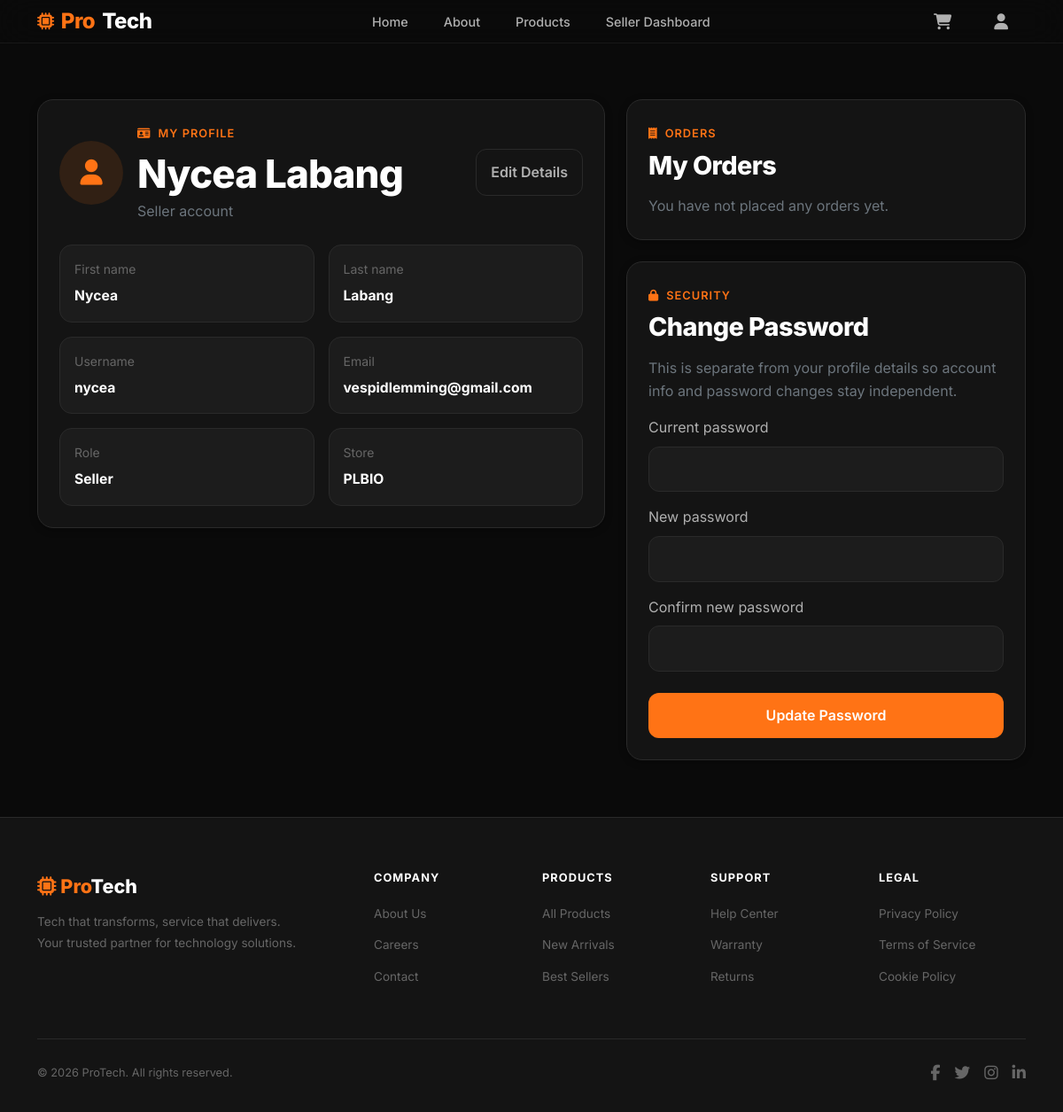
The app's page /my_profile.php (signed in) with its own data.
### tables this page shows
CREATE TABLE `users` (
  `id` int(10) UNSIGNED NOT NULL,
  `first_name` varchar(80) NOT NULL,
  `last_name` varchar(80) NOT NULL,
  `username` varchar(50) NOT NULL,
  `email` varchar(255) NOT NULL,
  `password_hash` varchar(255) NOT NULL,
  `role` varchar(20) NOT NULL DEFAULT 'customer',
  `seller_status` varchar(20) NOT NULL DEFAULT 'not_applicable',
  `store_name` varchar(150) DEFAULT NULL,
  `temp_password` varchar(255) DEFAULT NULL,
  `avatar_path` varchar(255) DEFAULT NULL,
  `is_verified` tinyint(1) NOT NULL DEFAULT 0,
  `created_at` datetime NOT NULL DEFAULT current_timestamp()
);

### app.php (called while the page is built, shortened)
<?php
function app_db(): mysqli
{
    static $conn = null;
    if ($conn instanceof mysqli) {
        return $conn;
    }
    $conn = new mysqli(DB_HOST, DB_USER, DB_PASS, DB_NAME);
    $conn->set_charset('utf8mb4');
    return $conn;
}
function app_current_user(): ?array
{
    return $_SESSION['user'] ?? null;
}
function app_refresh_session_user(int $userId): ?array
{
    $conn = app_db();
    $stmt = $conn->prepare("
        SELECT id, first_name, last_name, username, email, role, seller_status, store_name, avatar_path
        FROM users
        WHERE id = ?
        LIMIT 1
    ");
    $stmt->bind_param('i', $userId);
    $stmt->execute();
    $result = $stmt->get_result();
    return $_SESSION['user'];
}
function app_require_login(): array
{
    $user = app_current_user();
    return app_refresh_session_user((int) $user['id']) ?? $user;
}
function app_sanitize(string $value): string
{
    return htmlspecialchars($value, ENT_QUOTES, 'UTF-8');
}
function app_avatar_url(?array $user): ?string
{
    $path = $user['avatar_path'] ?? null;
    if (!$path) {
        return null;
    }
    return $path;
}
function app_get_orders_for_customer(int $userId): array
{
    $conn = app_db();
    $stmt = $conn->prepare("
        SELECT o.id, o.total_amount, o.status, o.created_at,
               COUNT(oi.id) AS item_count
        FROM orders o
        LEFT JOIN order_items oi ON oi.order_id = o.id
        WHERE o.user_id = ?
        GROUP BY o.id, o.total_amount, o.status, o.created_at
        ORDER BY o.created_at DESC
    ");
    $stmt->bind_param('i', $userId);
    $stmt->execute();
    $result = $stmt->get_result();
    $orders = $result->fetch_all(MYSQLI_ASSOC);
    return $orders;
}

### my_profile.php (the view, shortened to what this page needs)
<?php
require_once __DIR__ . '/app.php';
$user = app_require_login();
$customerOrders = app_get_orders_for_customer((int) $user['id']);
?>
<!DOCTYPE html>
<html lang="en">
<head>
    <?php include __DIR__ . '/header.php'; ?>
</head>
<body>
<?php include __DIR__ . '/navbar.php'; ?>
<section class="profile-shell">
    <div class="container">
        <div class="row g-4">
            <div class="col-lg-7">
                <div class="profile-card">
                    <div class="profile-hero">
                        <div class="d-flex align-items-center gap-3">
                            <div class="profile-avatar" style="<?= $avatarUrl ? 'background: transparent; padding: 0;' : '' ?>">
                                <?php if ($avatarUrl): ?>
                                    <img src="<?= app_sanitize($avatarUrl) ?>" alt="Profile photo" style="width: 100%; height: 100%; border-radius: 50%; object-fit: cover;">
                                <?php else: ?>
                                    <i class="fa-solid fa-user"></i>
                                <?php endif; ?>
                            </div>
                            <div>
                                <div class="section-label mb-2"><i class="fa-solid fa-id-card"></i> My Profile</div>
                                <h1 class="section-title mb-1"><?= app_sanitize($user['firstName'] . ' ' . $user['lastName']) ?></h1>
                                <p class="mb-0 text-secondary"><?= app_sanitize(ucfirst($user['role'])) ?> account</p>
                            </div>
                        </div>
                        <button class="ghost-btn" type="button" id="toggleEditBtn">Edit Details</button>
                    </div>
                    <div class="detail-grid">
                        <div class="detail-item"><small>First name</small><strong><?= app_sanitize($user['firstName']) ?></strong></div>
                        <div class="detail-item"><small>Last name</small><strong><?= app_sanitize($user['lastName']) ?></strong></div>
                        <div class="detail-item"><small>Username</small><strong><?= app_sanitize($user['username']) ?></strong></div>
                        <div class="detail-item"><small>Email</small><strong><?= app_sanitize($user['email']) ?></strong></div>
                        <div class="detail-item"><small>Role</small><strong><?= app_sanitize(ucfirst($user['role'])) ?></strong></div>
                        <?php if (($user['role'] ?? '') === 'seller'): ?>
                            <div class="detail-item"><small>Store</small><strong><?= app_sanitize($user['store_name'] ?: 'Not set') ?></strong></div>
                        <?php endif; ?>
                    </div>
                </div>
            </div>
            <div class="col-lg-5">
                <div class="profile-card mb-4">
                    <div class="section-label mb-2"><i class="fa-solid fa-receipt"></i> Orders</div>
                    <h2 class="section-title" style="font-size: 1.8rem;">My Orders</h2>
                    <?php if (!$customerOrders): ?>
                        <p class="text-secondary mb-0">You have not placed any orders yet.</p>
                    <?php endif; ?>
                </div>
                <div class="profile-card" id="passwordSection">
                    <div class="section-label mb-2"><i class="fa-solid fa-lock"></i> Security</div>
                    <h2 class="section-title" style="font-size: 1.8rem;">Change Password</h2>
                    <p class="text-secondary">This is separate from your profile details so account info and password changes stay independent.</p>
                    <form method="post">
                        <div class="mb-3">
                            <label class="form-label">Current password</label>
                            <input class="form-control" type="password" name="current_password" required>
                        </div>
                        <div class="mb-3">
                            <label class="form-label">New password</label>
                            <input class="form-control" type="password" name="new_password" required>
                        </div>
                        <div class="mb-4">
                            <label class="form-label">Confirm new password</label>
                            <input class="form-control" type="password" name="confirm_password" required>
                        </div>
                        <button class="action-btn w-100" type="submit">Update Password</button>
                    </form>
                </div>
            </div>
        </div>
    </div>
</section>
<?php include __DIR__ . '/footer.php'; ?>
</body>
</html>

### navbar.php (shortened to what this page needs)
<?php
require_once __DIR__ . '/app.php';
$navUser = app_current_user();
$currentPage = basename($_SERVER['PHP_SELF'] ?? '');
$dashboardLabel = 'Dashboard';
$showDashboardLink = false;
$avatarUrl = app_avatar_url($navUser);
if ($navUser && ($navUser['role'] ?? '') === 'seller') {
    $dashboardLabel = 'Seller Dashboard';
    $showDashboardLink = true;
} elseif ($navUser && ($navUser['role'] ?? '') === 'admin') {
    $dashboardLabel = 'Admin Dashboard';
    $showDashboardLink = true;
}
?>
<nav class="navbar navbar-expand-lg pt-navbar" id="mainNavbar">
    <div class="container">
        <a class="navbar-brand" href="index.php">
            <i class="fa-solid fa-microchip" style="font-size: 1.2rem;"></i>
            Pro<span>Tech</span>
        </a>
        <div class="collapse navbar-collapse" id="navbarMain">
            <ul class="navbar-nav mx-auto mb-2 mb-lg-0">
                <li class="nav-item">
                    <a class="nav-link <?= $currentPage === 'index.php' ? 'active' : '' ?>" href="index.php">Home</a>
                </li>
                <li class="nav-item">
                    <a class="nav-link" href="index.php#about">About</a>
                </li>
                <li class="nav-item">
                    <a class="nav-link <?= $currentPage === 'product.php' ? 'active' : '' ?>" href="product.php">Products</a>
                </li>
                <?php if ($navUser && $showDashboardLink): ?>
                    <li class="nav-item">
                        <a class="nav-link <?= $currentPage === 'dashboard.php' ? 'active' : '' ?>" href="dashboard.php"><?= app_sanitize($dashboardLabel) ?></a>
                    </li>
                <?php endif; ?>
            </ul>
            <div class="d-flex align-items-center gap-2">
                <?php if ($navUser): ?>
                    <a href="cart.php" class="nav-link position-relative" title="Cart">
                    </a>
                    <div class="dropdown">
                        <a href="#" class="nav-link" data-bs-toggle="dropdown" aria-expanded="false" title="<?= app_sanitize($navUser['email']) ?>">
                        </a>
                    </div>
                <?php else: ?>
                    <a href="login.php" class="nav-link" title="Login"><i class="fa-solid fa-right-to-bracket fa-lg" style="color: var(--text-secondary);"></i></a>
                    <a href="signup.php" class="nav-cta">Get Started</a>
                <?php endif; ?>
            </div>
        </div>
    </div>
</nav>

### style.css (style rules this page uses)
:root { --primary: #ff7315; --primary-hover: #e66612; --primary-glow: rgba(255, 115, 21, 0.15); --primary-glow-strong: rgba(255, 115, 21, 0.3); --dark-bg: #0a0a0a; --surface: #141414; --surface-light: #1c1c1c; --surface-lighter: #242424; --border: #2a2a2a; --border-light: #333; --text-primary: #ffffff; --text-secondary: #b0b0b0; --text-muted: #666; --success: #10b981; --danger: #ef4444; --warning: #f59e0b; --radius-sm: 8px; --radius-md: 12px; --radius-lg: 16px; --radius-xl: 24px; --shadow-sm: 0 2px 8px rgba(0, 0, 0, 0.3); --shadow-md: 0 8px 24px rgba(0, 0, 0, 0.4); --shadow-lg: 0 16px 48px rgba(0, 0, 0, 0.5); --transition-fast: 0.15s ease; --transition-base: 0.3s ease; --transition-slow: 0.5s ease; }
*, *::before, *::after { box-sizing: border-box; }
html { scroll-behavior: smooth; }
body { margin: 0; padding: 0; font-family: 'Inter', -apple-system, BlinkMacSystemFont, 'Segoe UI', sans-serif; background-color: var(--dark-bg); color: var(--text-secondary); line-height: 1.6; overflow-x: hidden; -webkit-font-smoothing: antialiased; -moz-osx-font-smoothing: grayscale; }
a { transition: color var(--transition-fast); }
.pt-navbar { position: fixed; top: 0; left: 0; right: 0; z-index: 1050; background: rgba(10, 10, 10, 0.8); backdrop-filter: blur(20px); -webkit-backdrop-filter: blur(20px); border-bottom: 1px solid rgba(255, 255, 255, 0.06); padding: 0; transition: background var(--transition-base), box-shadow var(--transition-base); }
.pt-navbar .navbar-brand { font-size: 1.5rem; font-weight: 800; color: var(--primary); letter-spacing: -0.02em; text-decoration: none; display: flex; align-items: center; gap: 0.5rem; }
.pt-navbar .navbar-brand span { color: var(--text-primary); }
.pt-navbar .nav-link { color: var(--text-secondary) !important; font-weight: 500; font-size: 0.9rem; padding: 0.5rem 1.25rem !important; border-radius: var(--radius-sm); position: relative; transition: color var(--transition-fast), background var(--transition-fast); }
.section-label { display: inline-flex; align-items: center; gap: 0.5rem; font-size: 0.8rem; font-weight: 600; color: var(--primary); text-transform: uppercase; letter-spacing: 0.08em; margin-bottom: 0.75rem; }
.section-title { font-size: clamp(1.75rem, 4vw, 2.75rem); font-weight: 800; color: var(--text-primary); letter-spacing: -0.02em; line-height: 1.2; margin-bottom: 1rem; }
.action-btn, .ghost-btn { border-radius: 12px; padding: 0.8rem 1rem; font-weight: 600; transition: all var(--transition-fast); }
.action-btn { background: var(--primary); color: #fff; border: none; }
.ghost-btn { background: transparent; color: var(--text-secondary); border: 1px solid var(--border); }

### my_profile.php (style rules this page uses)
.profile-shell { padding: 7rem 0 4rem; min-height: 100vh; }
.profile-card { background: var(--surface); border: 1px solid var(--border); border-radius: 18px; padding: 1.5rem; box-shadow: var(--shadow-sm); }
.profile-hero { display: flex; align-items: center; justify-content: space-between; gap: 1rem; flex-wrap: wrap; margin-bottom: 1.5rem; }
.profile-avatar { width: 72px; height: 72px; border-radius: 50%; background: rgba(255,115,21,.12); color: var(--primary); display: flex; align-items: center; justify-content: center; font-size: 1.8rem; }
.detail-grid { display: grid; grid-template-columns: repeat(2, minmax(0, 1fr)); gap: 1rem; }
.detail-item { background: var(--surface-light); border: 1px solid var(--border); border-radius: 14px; padding: 1rem; }
.detail-item small { color: var(--text-muted); display: block; margin-bottom: 0.35rem; }
.detail-item strong { color: var(--text-primary); font-size: 0.98rem; }
.form-control { background: var(--surface-light); border: 1px solid var(--border); color: var(--text-primary); border-radius: 12px; padding: 0.8rem 0.95rem; }
.action-btn { background: var(--primary); color: #fff; border: none; border-radius: 12px; padding: 0.8rem 1rem; font-weight: 600; }
.ghost-btn { background: transparent; color: var(--text-secondary); border: 1px solid var(--border); border-radius: 12px; padding: 0.8rem 1rem; font-weight: 600; }

### records on screen
users: role "Seller Dashboard", first_name+last_name "Nycea Labang", role "Seller", first_name "Nycea", last_name "Labang", username "nycea", email "vespidlemming@gmail.com", store_name "PLBIO"
